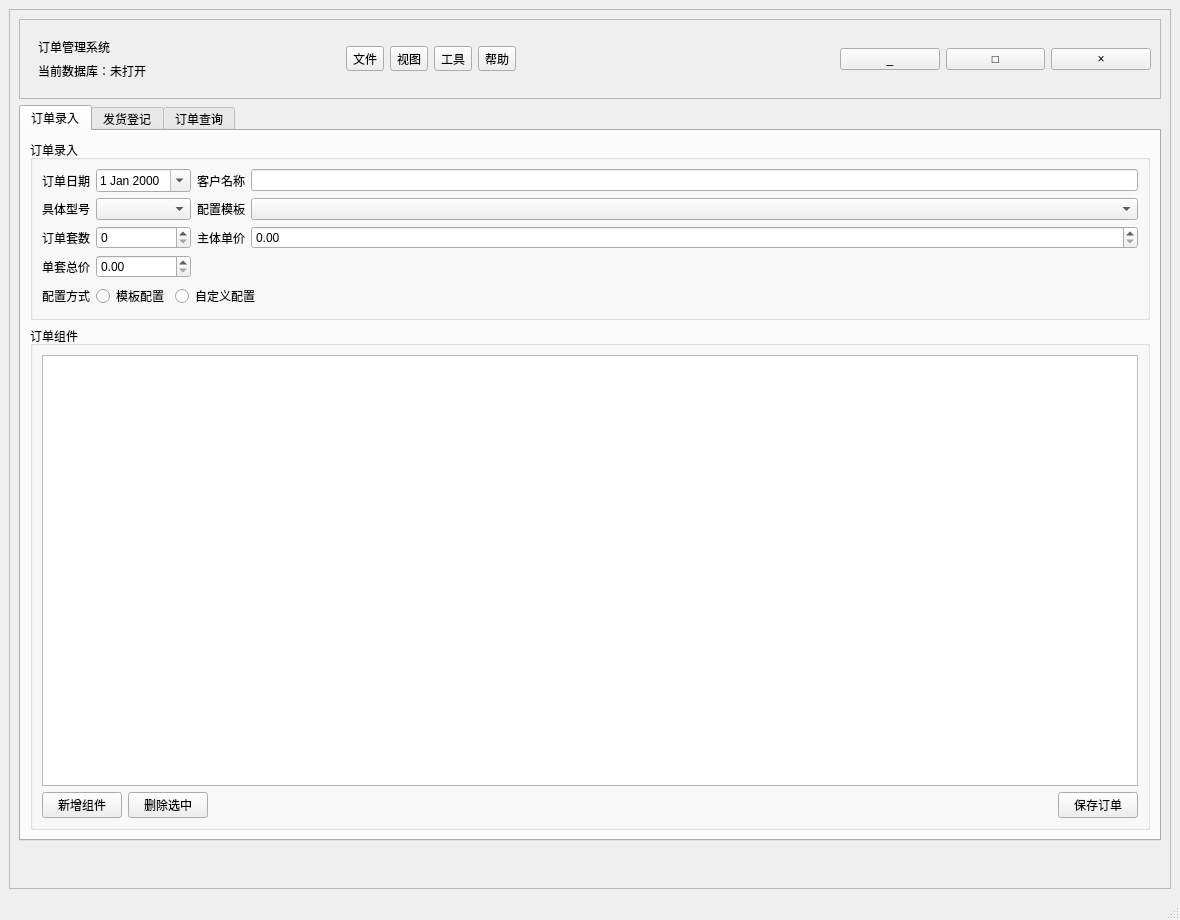
<?xml version="1.0" encoding="UTF-8"?>
<ui version="4.0">
 <class>MainWindow</class>
 <widget class="QMainWindow" name="MainWindow">
  <property name="geometry">
   <rect>
    <x>0</x>
    <y>0</y>
    <width>1180</width>
    <height>920</height>
   </rect>
  </property>
  <property name="windowTitle">
   <string>订单管理系统</string>
  </property>
  <widget class="QWidget" name="centralwidget">
   <layout class="QVBoxLayout" name="verticalLayout">
    <item>
     <widget class="QFrame" name="windowSurfaceFrame">
      <property name="frameShape">
       <enum>QFrame::Shape::StyledPanel</enum>
      </property>
      <property name="frameShadow">
       <enum>QFrame::Shadow::Raised</enum>
      </property>
      <layout class="QVBoxLayout" name="windowSurfaceLayout">
       <item>
        <widget class="QFrame" name="titleBarFrame">
         <property name="frameShape">
          <enum>QFrame::Shape::StyledPanel</enum>
         </property>
         <property name="frameShadow">
          <enum>QFrame::Shadow::Raised</enum>
         </property>
         <layout class="QHBoxLayout" name="titleBarLayout">
          <item>
           <widget class="QWidget" name="titleIdentityWidget" native="true">
            <layout class="QVBoxLayout" name="titleIdentityLayout">
             <item>
              <widget class="QLabel" name="windowTitleLabel">
               <property name="text">
                <string>订单管理系统</string>
               </property>
              </widget>
             </item>
             <item>
              <widget class="QLabel" name="databaseStatusLabel">
               <property name="text">
                <string>当前数据库：未打开</string>
               </property>
              </widget>
             </item>
            </layout>
           </widget>
          </item>
          <item>
           <layout class="QHBoxLayout" name="topMenuLayout">
            <item>
             <widget class="QToolButton" name="fileMenuButton">
              <property name="text">
               <string>文件</string>
              </property>
              <property name="popupMode">
               <enum>QToolButton::ToolButtonPopupMode::InstantPopup</enum>
              </property>
             </widget>
            </item>
            <item>
             <widget class="QToolButton" name="viewMenuButton">
              <property name="text">
               <string>视图</string>
              </property>
              <property name="popupMode">
               <enum>QToolButton::ToolButtonPopupMode::InstantPopup</enum>
              </property>
             </widget>
            </item>
            <item>
             <widget class="QToolButton" name="toolsMenuButton">
              <property name="text">
               <string>工具</string>
              </property>
              <property name="popupMode">
               <enum>QToolButton::ToolButtonPopupMode::InstantPopup</enum>
              </property>
             </widget>
            </item>
            <item>
             <widget class="QToolButton" name="helpMenuButton">
              <property name="text">
               <string>帮助</string>
              </property>
              <property name="popupMode">
               <enum>QToolButton::ToolButtonPopupMode::InstantPopup</enum>
              </property>
             </widget>
            </item>
           </layout>
          </item>
          <item>
           <widget class="QWidget" name="titleDragWidget" native="true"/>
          </item>
          <item>
           <layout class="QHBoxLayout" name="windowControlsLayout">
            <item>
             <widget class="QPushButton" name="minimizeWindowButton">
              <property name="text">
               <string>_</string>
              </property>
             </widget>
            </item>
            <item>
             <widget class="QPushButton" name="maximizeWindowButton">
              <property name="text">
               <string>□</string>
              </property>
             </widget>
            </item>
            <item>
             <widget class="QPushButton" name="closeWindowButton">
              <property name="text">
               <string>×</string>
              </property>
             </widget>
            </item>
           </layout>
          </item>
         </layout>
        </widget>
       </item>
       <item>
        <widget class="QTabWidget" name="mainTabWidget">
         <property name="currentIndex">
          <number>0</number>
         </property>
         <widget class="QWidget" name="orderEntryTab">
          <attribute name="title">
           <string>订单录入</string>
          </attribute>
          <layout class="QVBoxLayout" name="orderEntryTabLayout">
           <item>
            <widget class="QGroupBox" name="orderInputGroupBox">
             <property name="title">
              <string>订单录入</string>
             </property>
             <layout class="QVBoxLayout" name="orderInputLayout">
              <item>
               <layout class="QGridLayout" name="formGridLayout">
                <item row="0" column="0">
                 <widget class="QLabel" name="orderDateLabel">
                  <property name="text">
                   <string>订单日期</string>
                  </property>
                 </widget>
                </item>
                <item row="0" column="1">
                 <widget class="QDateEdit" name="orderDateEdit">
                  <property name="calendarPopup">
                   <bool>true</bool>
                  </property>
                 </widget>
                </item>
                <item row="0" column="2">
                 <widget class="QLabel" name="customerNameLabel">
                  <property name="text">
                   <string>客户名称</string>
                  </property>
                 </widget>
                </item>
                <item row="0" column="3">
                 <widget class="QLineEdit" name="customerNameLineEdit"/>
                </item>
                <item row="1" column="0">
                 <widget class="QLabel" name="productModelLabel">
                  <property name="text">
                   <string>具体型号</string>
                  </property>
                 </widget>
                </item>
                <item row="1" column="1">
                 <widget class="QComboBox" name="productModelComboBox"/>
                </item>
                <item row="1" column="2">
                 <widget class="QLabel" name="templateLabel">
                  <property name="text">
                   <string>配置模板</string>
                  </property>
                 </widget>
                </item>
                <item row="1" column="3">
                 <widget class="QComboBox" name="templateComboBox"/>
                </item>
                <item row="2" column="0">
                 <widget class="QLabel" name="quantitySetsLabel">
                  <property name="text">
                   <string>订单套数</string>
                  </property>
                 </widget>
                </item>
                <item row="2" column="1">
                 <widget class="QSpinBox" name="quantitySetsSpinBox">
                  <property name="maximum">
                   <number>999999</number>
                  </property>
                 </widget>
                </item>
                <item row="2" column="2">
                 <widget class="QLabel" name="bodyUnitPriceLabel">
                  <property name="text">
                   <string>主体单价</string>
                  </property>
                 </widget>
                </item>
                <item row="2" column="3">
                 <widget class="QDoubleSpinBox" name="bodyUnitPriceDoubleSpinBox">
                  <property name="maximum">
                   <double>9999999.990000000223517</double>
                  </property>
                  <property name="singleStep">
                   <double>100.000000000000000</double>
                  </property>
                 </widget>
                </item>
                <item row="3" column="0">
                 <widget class="QLabel" name="unitPriceLabel">
                  <property name="text">
                   <string>单套总价</string>
                  </property>
                 </widget>
                </item>
                <item row="3" column="1">
                 <widget class="QDoubleSpinBox" name="unitPriceDoubleSpinBox">
                  <property name="maximum">
                   <double>9999999.990000000223517</double>
                  </property>
                  <property name="singleStep">
                   <double>100.000000000000000</double>
                  </property>
                 </widget>
                </item>
                <item row="3" column="2" colspan="2">
                 <spacer name="priceRowSpacer">
                  <property name="orientation">
                   <enum>Qt::Orientation::Horizontal</enum>
                  </property>
                  <property name="sizeHint" stdset="0">
                   <size>
                    <width>40</width>
                    <height>20</height>
                   </size>
                  </property>
                 </spacer>
                </item>
               </layout>
              </item>
              <item>
               <layout class="QHBoxLayout" name="configurationModeLayout">
                <item>
                 <widget class="QLabel" name="configurationModeLabel">
                  <property name="text">
                   <string>配置方式</string>
                  </property>
                 </widget>
                </item>
                <item>
                 <widget class="QRadioButton" name="templateConfigurationRadioButton">
                  <property name="text">
                   <string>模板配置</string>
                  </property>
                 </widget>
                </item>
                <item>
                 <widget class="QRadioButton" name="customConfigurationRadioButton">
                  <property name="text">
                   <string>自定义配置</string>
                  </property>
                 </widget>
                </item>
                <item>
                 <spacer name="modeSpacer">
                  <property name="orientation">
                   <enum>Qt::Orientation::Horizontal</enum>
                  </property>
                  <property name="sizeHint" stdset="0">
                   <size>
                    <width>40</width>
                    <height>20</height>
                   </size>
                  </property>
                 </spacer>
                </item>
               </layout>
              </item>
             </layout>
            </widget>
           </item>
           <item>
            <widget class="QGroupBox" name="componentsGroupBox">
             <property name="title">
              <string>订单组件</string>
             </property>
             <layout class="QVBoxLayout" name="componentsLayout">
              <item>
               <widget class="QTableWidget" name="componentTableWidget"/>
              </item>
              <item>
               <layout class="QHBoxLayout" name="componentButtonLayout">
                <item>
                 <widget class="QPushButton" name="addComponentButton">
                  <property name="text">
                   <string>新增组件</string>
                  </property>
                 </widget>
                </item>
                <item>
                 <widget class="QPushButton" name="removeComponentButton">
                  <property name="text">
                   <string>删除选中</string>
                  </property>
                 </widget>
                </item>
                <item>
                 <spacer name="componentSpacer">
                  <property name="orientation">
                   <enum>Qt::Orientation::Horizontal</enum>
                  </property>
                  <property name="sizeHint" stdset="0">
                   <size>
                    <width>40</width>
                    <height>20</height>
                   </size>
                  </property>
                 </spacer>
                </item>
                <item>
                 <widget class="QPushButton" name="saveOrderButton">
                  <property name="text">
                   <string>保存订单</string>
                  </property>
                 </widget>
                </item>
               </layout>
              </item>
             </layout>
            </widget>
           </item>
          </layout>
         </widget>
         <widget class="QWidget" name="shipmentTab">
          <attribute name="title">
           <string>发货登记</string>
          </attribute>
          <layout class="QVBoxLayout" name="shipmentTabLayout">
           <item>
            <widget class="QGroupBox" name="shipmentGroupBox">
             <property name="title">
              <string>发货管理</string>
             </property>
             <layout class="QVBoxLayout" name="shipmentLayout">
              <item>
               <layout class="QGridLayout" name="shipmentFormLayout">
                <item row="0" column="0">
                 <widget class="QLabel" name="shipmentOrderLabel">
                  <property name="text">
                   <string>选择订单</string>
                  </property>
                 </widget>
                </item>
                <item row="0" column="1" colspan="3">
                 <widget class="QComboBox" name="shipmentOrderComboBox"/>
                </item>
                <item row="1" column="0">
                 <widget class="QLabel" name="shipmentDateLabel">
                  <property name="text">
                   <string>发货日期</string>
                  </property>
                 </widget>
                </item>
                <item row="1" column="1">
                 <widget class="QDateEdit" name="shipmentDateEdit">
                  <property name="calendarPopup">
                   <bool>true</bool>
                  </property>
                 </widget>
                </item>
                <item row="1" column="2">
                 <widget class="QLabel" name="shipmentStatusLabel">
                  <property name="text">
                   <string>订单状态</string>
                  </property>
                 </widget>
                </item>
                <item row="1" column="3">
                 <widget class="QLabel" name="shipmentOrderStatusValueLabel">
                  <property name="text">
                   <string>暂无订单数据</string>
                  </property>
                 </widget>
                </item>
                <item row="2" column="0">
                 <widget class="QLabel" name="shipmentSetsLabel">
                  <property name="text">
                   <string>订单发货套数</string>
                  </property>
                 </widget>
                </item>
                <item row="2" column="1">
                 <widget class="QSpinBox" name="shipmentSetsSpinBox">
                  <property name="maximum">
                   <number>999999</number>
                  </property>
                 </widget>
                </item>
                <item row="2" column="2">
                 <widget class="QLabel" name="shipmentOrderNoteLabel">
                  <property name="text">
                   <string>订单发货备注</string>
                  </property>
                 </widget>
                </item>
                <item row="2" column="3">
                 <widget class="QLineEdit" name="shipmentOrderNoteLineEdit"/>
                </item>
               </layout>
              </item>
              <item>
               <layout class="QHBoxLayout" name="shipmentOrderButtonLayout">
                <item>
                 <spacer name="shipmentOrderSpacer">
                  <property name="orientation">
                   <enum>Qt::Orientation::Horizontal</enum>
                  </property>
                  <property name="sizeHint" stdset="0">
                   <size>
                    <width>40</width>
                    <height>20</height>
                   </size>
                  </property>
                 </spacer>
                </item>
                <item>
                 <widget class="QPushButton" name="saveOrderShipmentButton">
                  <property name="text">
                   <string>保存订单发货</string>
                  </property>
                 </widget>
                </item>
               </layout>
              </item>
              <item>
               <widget class="QTableWidget" name="shipmentComponentTableWidget"/>
              </item>
              <item>
               <layout class="QGridLayout" name="componentShipmentFormLayout">
                <item row="0" column="0">
                 <widget class="QLabel" name="selectedComponentLabel">
                  <property name="text">
                   <string>选中组件</string>
                  </property>
                 </widget>
                </item>
                <item row="0" column="1">
                 <widget class="QLabel" name="selectedComponentValueLabel">
                  <property name="text">
                   <string>未选择组件</string>
                  </property>
                 </widget>
                </item>
                <item row="0" column="2">
                 <widget class="QLabel" name="componentShipmentQuantityLabel">
                  <property name="text">
                   <string>组件发货数量</string>
                  </property>
                 </widget>
                </item>
                <item row="0" column="3">
                 <widget class="QSpinBox" name="componentShipmentQuantitySpinBox">
                  <property name="maximum">
                   <number>999999</number>
                  </property>
                 </widget>
                </item>
                <item row="1" column="0">
                 <widget class="QLabel" name="componentShipmentNoteLabel">
                  <property name="text">
                   <string>组件发货备注</string>
                  </property>
                 </widget>
                </item>
                <item row="1" column="1" colspan="2">
                 <widget class="QLineEdit" name="componentShipmentNoteLineEdit"/>
                </item>
                <item row="1" column="3">
                 <widget class="QPushButton" name="saveComponentShipmentButton">
                  <property name="text">
                   <string>保存组件发货</string>
                  </property>
                 </widget>
                </item>
               </layout>
              </item>
             </layout>
            </widget>
           </item>
          </layout>
         </widget>
         <widget class="QWidget" name="queryTab">
          <attribute name="title">
           <string>订单查询</string>
          </attribute>
          <layout class="QVBoxLayout" name="queryTabLayout">
           <item>
            <widget class="QGroupBox" name="queryGroupBox">
             <property name="title">
              <string>订单查询</string>
             </property>
             <layout class="QVBoxLayout" name="queryLayout">
              <item>
               <layout class="QGridLayout" name="queryFilterLayout">
                <item row="0" column="0">
                 <widget class="QLabel" name="queryCustomerLabel">
                  <property name="text">
                   <string>客户名称</string>
                  </property>
                 </widget>
                </item>
                <item row="0" column="1">
                 <widget class="QLineEdit" name="queryCustomerLineEdit"/>
                </item>
                <item row="0" column="2">
                 <widget class="QLabel" name="queryProductModelLabel">
                  <property name="text">
                   <string>具体型号</string>
                  </property>
                 </widget>
                </item>
                <item row="0" column="3">
                 <widget class="QComboBox" name="queryProductModelComboBox"/>
                </item>
                <item row="0" column="4">
                 <widget class="QCheckBox" name="queryOnlyUnfinishedCheckBox">
                  <property name="text">
                   <string>仅显示未完成订单</string>
                  </property>
                 </widget>
                </item>
                <item row="0" column="5">
                 <widget class="QPushButton" name="querySearchButton">
                  <property name="text">
                   <string>查询</string>
                  </property>
                 </widget>
                </item>
                <item row="0" column="6">
                 <widget class="QPushButton" name="queryResetButton">
                  <property name="text">
                   <string>重置</string>
                  </property>
                 </widget>
                </item>
                <item row="0" column="7">
                 <spacer name="queryFilterSpacer">
                  <property name="orientation">
                   <enum>Qt::Orientation::Horizontal</enum>
                  </property>
                  <property name="sizeHint" stdset="0">
                   <size>
                    <width>40</width>
                    <height>20</height>
                   </size>
                  </property>
                 </spacer>
                </item>
                <item row="0" column="8">
                 <widget class="QLabel" name="queryOrderCountLabel">
                  <property name="text">
                   <string>订单数量</string>
                  </property>
                 </widget>
                </item>
                <item row="0" column="9">
                 <widget class="QLabel" name="queryOrderCountValueLabel">
                  <property name="text">
                   <string>0</string>
                  </property>
                 </widget>
                </item>
               </layout>
              </item>
              <item>
               <widget class="QTableWidget" name="orderListTableWidget"/>
              </item>
              <item>
               <widget class="QSplitter" name="orderDetailSplitter">
                <property name="orientation">
                 <enum>Qt::Orientation::Horizontal</enum>
                </property>
                <widget class="QGroupBox" name="orderComponentDetailGroupBox">
                 <property name="title">
                  <string>订单组件明细</string>
                 </property>
                 <layout class="QVBoxLayout" name="orderComponentDetailLayout">
                  <item>
                   <widget class="QTableWidget" name="orderDetailComponentTableWidget"/>
                  </item>
                 </layout>
                </widget>
                <widget class="QGroupBox" name="orderShipmentHistoryGroupBox">
                 <property name="title">
                  <string>发货记录</string>
                 </property>
                 <layout class="QVBoxLayout" name="orderShipmentHistoryLayout">
                  <item>
                   <widget class="QTableWidget" name="orderShipmentHistoryTableWidget"/>
                  </item>
                 </layout>
                </widget>
               </widget>
              </item>
             </layout>
            </widget>
           </item>
          </layout>
         </widget>
        </widget>
       </item>
       <item>
        <widget class="QFrame" name="statusMessageFrame">
         <property name="frameShape">
          <enum>QFrame::Shape::NoFrame</enum>
         </property>
         <layout class="QHBoxLayout" name="statusMessageLayout">
          <item>
           <widget class="QLabel" name="statusMessageLabel">
            <property name="text">
             <string/>
            </property>
           </widget>
          </item>
         </layout>
        </widget>
       </item>
      </layout>
     </widget>
    </item>
   </layout>
  </widget>
  <widget class="QMenuBar" name="menubar">
   <property name="geometry">
    <rect>
     <x>0</x>
     <y>0</y>
     <width>1180</width>
     <height>18</height>
    </rect>
   </property>
  </widget>
  <widget class="QStatusBar" name="statusbar"/>
 </widget>
 <resources/>
 <connections/>
</ui>
